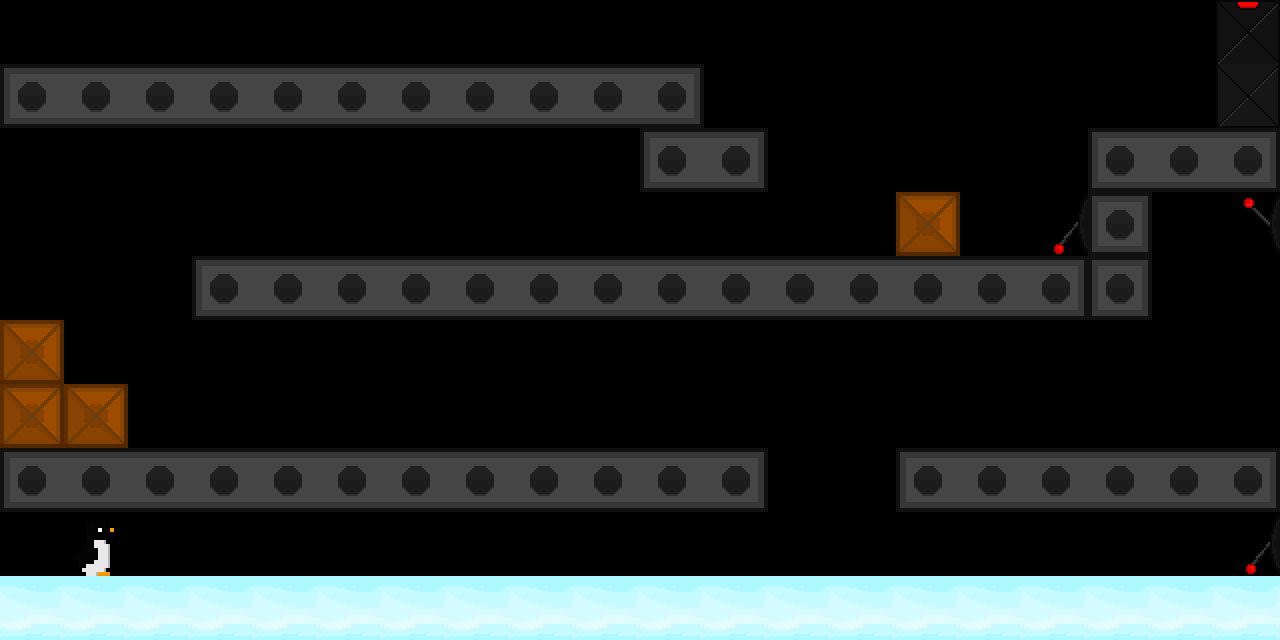

Rendered tile map (Tiled .tmx) drawn with the repository's tilesets; below, a short description and the full map source, tile grids included:
An orthogonal 20x10 tile map with 64x64 px tiles, 1 tile layer (Capa de patrones 1).

<map version="1.10" tiledversion="1.10.1" orientation="orthogonal" renderorder="right-down" width="20" height="10" tilewidth="64" tileheight="64" infinite="0" nextlayerid="2" nextobjectid="1">
 <editorsettings>
  <export target="Nivel1-3TLMCLEAN1.csv" format="csv" />
 </editorsettings>
 <tileset firstgid="1" source="SpriteSheet.tsx" />
 <layer id="1" name="Capa de patrones 1" width="20" height="10">
  <data encoding="csv">
0,0,0,0,0,0,0,0,0,0,0,0,0,0,0,0,0,0,0,15,
8,5,5,5,5,5,5,5,5,5,6,0,0,0,0,0,0,0,0,20,
0,0,0,0,0,0,0,0,0,0,8,6,0,0,0,0,0,8,5,6,
0,0,0,0,0,0,0,0,0,0,0,0,0,0,2,0,12,4,0,3,
0,0,0,8,5,5,5,5,5,5,5,5,5,5,5,5,6,4,0,0,
2,0,0,0,0,0,0,0,0,0,0,0,0,0,0,0,0,0,0,0,
2,2,0,0,0,0,0,0,0,0,0,0,0,0,0,0,0,0,0,0,
8,5,5,5,5,5,5,5,5,5,5,6,0,0,8,5,5,5,5,6,
0,7,0,0,0,0,0,0,0,0,0,0,0,0,0,0,0,0,0,12,
1,1,1,1,1,1,1,1,1,1,1,1,1,1,1,1,1,1,1,1
</data>
 </layer>
</map>
